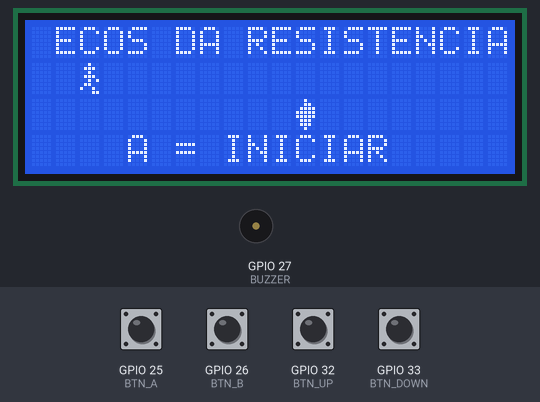
A program run on a simulated ESP32. On the bench: 20×4 character LCD, buzzer (waves = sounding). Inputs (shaded band) come from the test bench; at power-on: GPIO 25 (BTN_A), GPIO 26 (BTN_B), GPIO 32 (BTN_UP), GPIO 33 (BTN_DOWN) HIGH. Random numbers use the default seed unless the program sets one.

Above: at 1.3 s.
1.4 s: GPIO 25 (BTN_A) pulled LOW for 0.15 s
At 1.79 s:
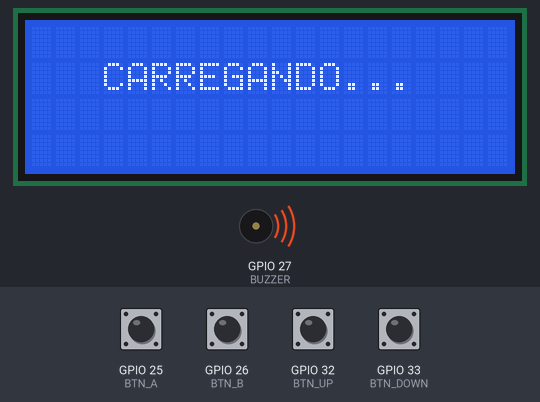
2.1 s: GPIO 33 (BTN_DOWN) pulled LOW for 0.15 s
At 2.5 s:
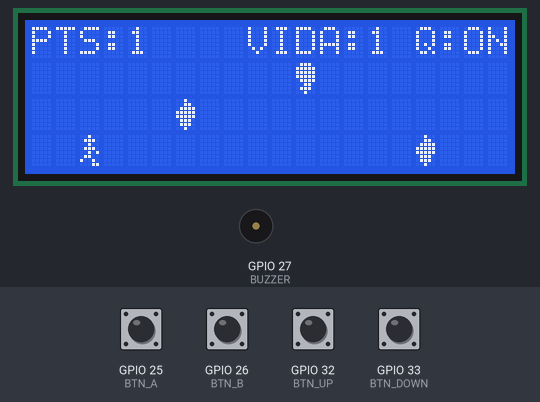
2.8 s: GPIO 32 (BTN_UP) pulled LOW for 0.15 s
At 3.34 s:
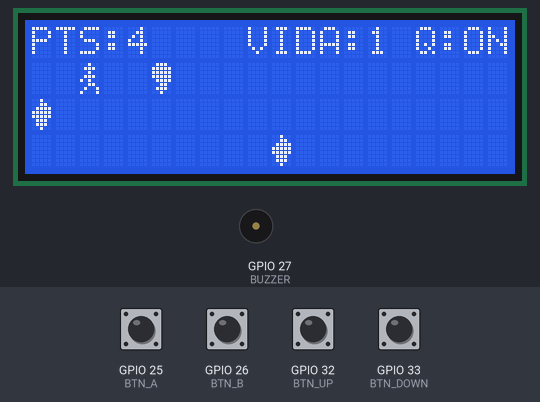
3.5 s: GPIO 33 (BTN_DOWN) pulled LOW for 1 s
At 5.7 s:
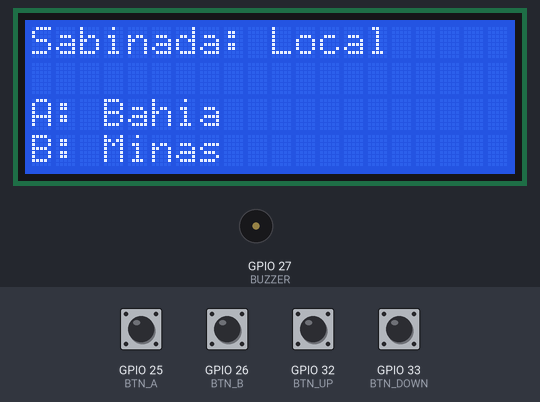
6.0 s: GPIO 26 (BTN_B) pulled LOW for 0.15 s
At 6.6 s:
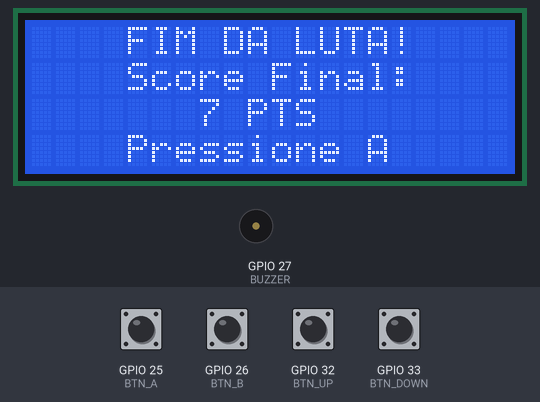
7.7 s: GPIO 25 (BTN_A) pulled LOW for 1 s
At 7.92 s:
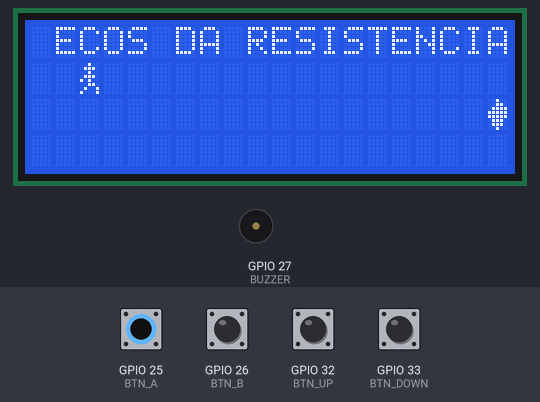
Timing chart, 0 to 10.3 s (numbered marks = the images above; inputs shaded):
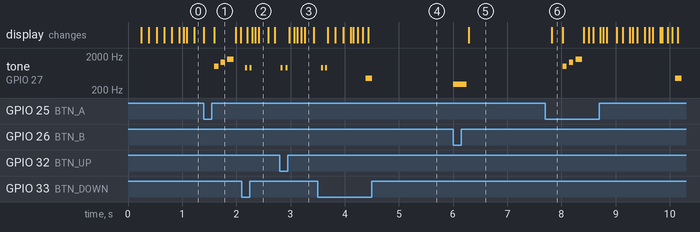

Measured:
- after the input at 1.4 s, tone on GPIO 27 (BUZZER): plays 1000 Hz for 0.08 s, 1300 Hz for 0.08 s, 1600 Hz for 0.12 s, starting after 0.20 s
- after the input at 2.1 s, tone on GPIO 27 (BUZZER): alternates 900 Hz for 0.04 s and silent for 0.04 s, 4 changes in all, then stays silent, starting after 0.07 s
- after the input at 2.8 s, tone on GPIO 27 (BUZZER): alternates 900 Hz for 0.04 s and silent for 0.05 s, 4 changes in all, then stays silent, starting at once
- after the input at 6.0 s, tone on GPIO 27 (BUZZER): silent → 300 Hz at once, → silent 0.25 s later; the display: changes after 0.29 s (image 5)
- after the input at 7.7 s, tone on GPIO 27 (BUZZER): plays 1000 Hz for 0.08 s, 1300 Hz for 0.08 s, 1600 Hz for 0.12 s, 450 Hz for 0.12 s, starting after 0.32 s; the display: changes after 0.12 s (image 6)

The program:

main.cpp
```cpp
#include <Arduino.h>
#include <Wire.h>
#include <LiquidCrystal_I2C.h>

LiquidCrystal_I2C lcd(0x27, 20, 4);

// ===== PINOS =====
const int BTN_UP   = 32;
const int BTN_DOWN = 33;
const int BTN_A    = 25;
const int BTN_B    = 26;
const int BUZZER   = 27;

// ===== SPRITES - MAIS VISÍVEIS E DISTINTOS =====
byte maria1[8] = {
  B00100,
  B01110,
  B00100,
  B01110,
  B10100,
  B00110,
  B01001,
  B10001
};

byte maria2[8] = {
  B00100,
  B01110,
  B00100,
  B01110,
  B00101,
  B01100,
  B10010,
  B00011
};

// CARAVELA - mais visível
byte caravela[8] = {
  B00100,
  B00110,
  B01111,
  B11111,
  B11111,
  B01110,
  B01110,
  B00100
};

// CANHÃO - mais agressivo
byte canhao[8] = {
  B01110,
  B11111,
  B11111,
  B11111,
  B01111,
  B00110,
  B01110,
  B00100
};

// BANDEIRA (símbolo das revoluções) - NOVO
byte bandeira[8] = {
  B11111,
  B10001,
  B10101,
  B10001,
  B11111,
  B00100,
  B00100,
  B00000
};

// ===== ESTADOS =====
enum Estado {
  MENU,
  JOGO,
  QUIZ,
  GAMEOVER
};

Estado estadoAtual = MENU;

// ===== MENU =====
bool frameMariaMenu = false;
bool mostrarStart = true;
bool tipoObsMenu = 0;

unsigned long tFrameMenu = 0;
unsigned long tMoveMenu = 0;
unsigned long tBlinkMenu = 0;

int posObsMenu = 19;
int posObsAntMenu = 19;
int linhaObsMenu = 2;
int linhaObsAntMenu = 2;
int linhaMariaMenu = 1;
int linhaMariaAntMenu = 1;

// ===== GAMEPLAY =====
bool frameMariaJogo = false;
const int NUM_OBSTACULOS = 3;
int tipoObsJogo[NUM_OBSTACULOS];

unsigned long tFrameJogo = 0;
unsigned long tMoveJogo = 0;
unsigned long tScore = 0;
unsigned long tMoveMariaJogo = 0;  // ← NOVO: Controlar velocidade de movimento de Maria

int linhaMariaJogo = 1;
int linhaMariaAntJogo = 1;
int posObsJogo[NUM_OBSTACULOS];
int posObsAntJogo[NUM_OBSTACULOS];
int linhaObsJogo[NUM_OBSTACULOS];
int linhaObsAntJogo[NUM_OBSTACULOS];

int score = 0;
int vidas = 1;
bool quizDisponivel = false;
int proximoQuizPonto = 50;

int ultimoScoreMostrado = -1;
bool ultimoQuizMostrado = false;

int ultimoScoreAumentoVel = -1;  // NOVO: Rastreia último aumento de velocidade

bool upPressionadoAntes = false;
bool downPressionadoAntes = false;

const unsigned long velocidadeFrame = 180;
const unsigned long velocidadeMove  = 140;
const unsigned long velocidadeBlink = 450;
const unsigned long velocidadeScore = 300;
const unsigned long velocidadeMovimentoMaria = 80;  // ← NOVO: Velocidade de movimento entre linhas

unsigned long velocidadeFrameJogo = velocidadeFrame;
unsigned long velocidadeMoveJogo = velocidadeMove;
unsigned long velocidadeMovimentoMariaJogo = velocidadeMovimentoMaria;  // ← NOVO: Dinâmica

// Dificuldade progressiva mais suave
float multiplicadorDificuldade = 1.0;
float multiplicadorMaria = 1.0;  // ← NOVO: Multiplicador específico para Maria

// ===== QUIZ - FORMATADO PARA LCD 20x4 =====
struct Pergunta {
  const char* pergunta;
  const char* opcaoA;
  const char* opcaoB;
  char correta;
};

// Perguntas verificadas historicamente - COMPACTADAS PARA 20 CHARS
Pergunta perguntas[9] = {
  // Revolta dos Búzios (1798)
  {"Buzios: Tipo governo", "Monarquia", "Republica", 'B'},
  {"Buzios: Quem liderou", "Alfaiates", "Fazendeiros", 'A'},
  {"Buzios: Queriam abolir", "Impostos", "Escravidão", 'B'},

  // Revolta dos Malês (1835)
  {"Males: Religiao", "Islamismo", "Catolicismo", 'A'},
  {"Males: Quantos", "100", "600", 'B'},
  {"Males: Buscavam", "Riqueza", "Liberdade", 'B'},

  // Sabinada (1837-1838)
  {"Sabinada: Local", "Bahia", "Minas", 'A'},
  {"Sabinada: Tipo", "Aristocrata", "Popular", 'B'},
  {"Sabinada: Periodo", "1837-1838", "1845-1846", 'A'}
};

int perguntaAtual = 0;
bool aPressionadoAntesQuiz = false;
bool bPressionadoAntesQuiz = false;

// ===== FUNÇÕES AUXILIARES =====
void beepCurto(int freq, int tempo) {
  tone(BUZZER, freq, tempo);
}

void beepColisao() {
  tone(BUZZER, 450, 120);
}

void beepAcerto() {
  tone(BUZZER, 1400, 120);
}

void beepErro() {
  tone(BUZZER, 300, 250);
}

void beepEntrada() {
  tone(BUZZER, 1000, 80);
  delay(120);
  tone(BUZZER, 1300, 80);
  delay(120);
  tone(BUZZER, 1600, 120);
  delay(150);
  noTone(BUZZER);
}

void criarSprites() {
  lcd.createChar(0, maria1);
  lcd.createChar(1, maria2);
  lcd.createChar(2, caravela);
  lcd.createChar(3, canhao);
  lcd.createChar(4, bandeira);
}

void printCentralizado(int linha, const char* texto) {
  int tam = strlen(texto);
  int col = (20 - tam) / 2;
  if (col < 0) col = 0;
  lcd.setCursor(col, linha);
  lcd.print(texto);
}

char fundoTela[4][21];

void setBackgroundLine(int linha, const char* texto) {
  int len = strlen(texto);
  for (int i = 0; i < 20; i++) {
    fundoTela[linha][i] = (i < len) ? texto[i] : ' ';
  }
  fundoTela[linha][20] = '\0';
  lcd.setCursor(0, linha);
  lcd.print(fundoTela[linha]);
}

char getBackgroundChar(int col, int lin) {
  if (col >= 0 && col < 20 && lin >= 0 && lin < 4) {
    return fundoTela[lin][col];
  }
  return ' ';
}

void apagarPosicao(int col, int lin) {
  if (col >= 0 && col < 20 && lin >= 0 && lin < 4) {
    lcd.setCursor(col, lin);
    lcd.print(getBackgroundChar(col, lin));
  }
}

void desenharFundoJogo() {
  setBackgroundLine(0, "                    ");
  setBackgroundLine(1, "                    ");
  setBackgroundLine(2, "                    ");
  setBackgroundLine(3, "                    ");
}

// ===== MENU =====
void desenharTelaBase() {
  lcd.clear();

  setBackgroundLine(0, " ECOS DA RESISTENCIA");
  setBackgroundLine(1, "                    ");
  setBackgroundLine(2, "                    ");
  setBackgroundLine(3, "                    ");

  lcd.setCursor(2, linhaMariaMenu);
  lcd.write(byte(0));

  lcd.setCursor(posObsMenu, linhaObsMenu);
  byte obstaculoSprite = (tipoObsMenu == 0) ? 2 : (tipoObsMenu == 1) ? 3 : 4;
  lcd.write(byte(obstaculoSprite));
}

void atualizarAnimacaoMenu() {
  if (millis() - tFrameMenu >= velocidadeFrame) {
    tFrameMenu = millis();
    frameMariaMenu = !frameMariaMenu;
  }

  if (millis() - tMoveMenu >= velocidadeMove) {
    tMoveMenu = millis();

    apagarPosicao(2, linhaMariaAntMenu);
    apagarPosicao(posObsAntMenu, linhaObsAntMenu);

    posObsMenu--;

    if (posObsMenu < 0) {
      posObsMenu = 19;
      tipoObsMenu = (tipoObsMenu + 1) % 3;

      if (linhaObsMenu == 2) {
        linhaObsMenu = 1;
        linhaMariaMenu = 2;
      } else {
        linhaObsMenu = 2;
        linhaMariaMenu = 1;
      }
    }

    lcd.setCursor(2, linhaMariaMenu);
    lcd.write(frameMariaMenu ? byte(0) : byte(1));

    lcd.setCursor(posObsMenu, linhaObsMenu);
    byte obstaculoSprite = (tipoObsMenu == 0) ? 2 : (tipoObsMenu == 1) ? 3 : 4;
    lcd.write(byte(obstaculoSprite));

    posObsAntMenu = posObsMenu;
    linhaObsAntMenu = linhaObsMenu;
    linhaMariaAntMenu = linhaMariaMenu;
  }

  if (millis() - tBlinkMenu >= velocidadeBlink) {
    tBlinkMenu = millis();
    mostrarStart = !mostrarStart;

    lcd.setCursor(0, 3);
    lcd.print("                    ");

    if (mostrarStart) {
      printCentralizado(3, "A = INICIAR");
    }
  }
}

void animacaoEntrada() {
  lcd.clear();
  printCentralizado(1, "CARREGANDO...");
  beepEntrada();
}

void resetarMenu() {
  frameMariaMenu = false;
  mostrarStart = true;
  tipoObsMenu = 0;

  posObsMenu = 19;
  posObsAntMenu = 19;
  linhaObsMenu = 2;
  linhaObsAntMenu = 2;
  linhaMariaMenu = 1;
  linhaMariaAntMenu = 1;

  tFrameMenu = millis();
  tMoveMenu = millis();
  tBlinkMenu = millis();

  desenharTelaBase();
}

void resetObstaculosJogo() {
  for (int i = 0; i < NUM_OBSTACULOS; i++) {
    posObsJogo[i] = 19 - i * 5;
    posObsAntJogo[i] = posObsJogo[i];
    linhaObsJogo[i] = random(1, 4);

    bool linhaValida = true;
    for (int j = 0; j < i; j++) {
      if (linhaObsJogo[i] == linhaObsJogo[j]) {
        linhaValida = false;
        break;
      }
    }
    if (!linhaValida) {
      linhaObsJogo[i] = (linhaObsJogo[i] % 3) + 1;
    }

    linhaObsAntJogo[i] = linhaObsJogo[i];
    tipoObsJogo[i] = random(0, 3);
  }
}

void loopMenu() {
  atualizarAnimacaoMenu();

  if (digitalRead(BTN_A) == LOW) {
    delay(180);
    animacaoEntrada();
    estadoAtual = JOGO;

    frameMariaJogo = false;
    resetObstaculosJogo();

    linhaMariaJogo = 1;
    linhaMariaAntJogo = 1;

    score = 0;
    ultimoScoreAumentoVel = -1;  // Reseta rastreador de aumento de velocidade
    vidas = 1;
    quizDisponivel = true;   // ✅ Quiz ativado na primeira colisão
    proximoQuizPonto = 50;  // Quiz a cada 50 pontos (mais tempo pra ver velocidade)

    multiplicadorDificuldade = 1.0;
    velocidadeFrameJogo = velocidadeFrame;
    velocidadeMoveJogo = velocidadeMove;

    ultimoScoreMostrado = -1;
    ultimoQuizMostrado = !quizDisponivel;

    upPressionadoAntes = false;
    downPressionadoAntes = false;

    tFrameJogo = millis();
    tMoveJogo = millis();
    tScore = millis();
    tMoveMariaJogo = millis();  // ← NOVO: Inicializar movimento de Maria

    lcd.clear();
    desenharFundoJogo();
  }
}

// ===== GAMEPLAY =====
void desenharHUD(bool forcar = false) {
  if (!forcar && score == ultimoScoreMostrado && quizDisponivel == ultimoQuizMostrado) {
    return;
  }

  char linha[21];
  snprintf(linha, sizeof(linha), "PTS:%-4d VIDA:%d Q:%s", score, vidas, quizDisponivel ? "ON " : "OFF");

  lcd.setCursor(0, 0);
  lcd.print(linha);

  int tam = strlen(linha);
  for (int i = tam; i < 20; i++) {
    lcd.print(" ");
  }

  ultimoScoreMostrado = score;
  ultimoQuizMostrado = quizDisponivel;
}

void atualizarScore() {
  if (millis() - tScore >= velocidadeScore) {
    tScore = millis();
    score++;

    if (!quizDisponivel && score >= proximoQuizPonto) {
      quizDisponivel = true;
      proximoQuizPonto = score + 50;
    }

    if (score > ultimoScoreAumentoVel + 20) {
      ultimoScoreAumentoVel = score;
      multiplicadorDificuldade += 0.20;  // AUMENTADO: Era 0.08 (+8%), agora 0.20 (+20%)

      velocidadeMoveJogo = max(60UL, (unsigned long)(velocidadeMove / multiplicadorDificuldade));
      velocidadeFrameJogo = max(80UL, (unsigned long)(velocidadeFrame / multiplicadorDificuldade));
    }
  }
}

void desenharMaria() {
  if (linhaMariaJogo != linhaMariaAntJogo) {
    apagarPosicao(2, linhaMariaAntJogo);
  }

  lcd.setCursor(2, linhaMariaJogo);
  lcd.write(frameMariaJogo ? byte(0) : byte(1));

  linhaMariaAntJogo = linhaMariaJogo;
}

void moverObstaculo() {
  if (millis() - tMoveJogo >= velocidadeMoveJogo) {
    tMoveJogo = millis();

    for (int i = 0; i < NUM_OBSTACULOS; i++) {
      apagarPosicao(posObsAntJogo[i], linhaObsAntJogo[i]);
      posObsJogo[i]--;

      if (posObsJogo[i] < 0) {
        posObsJogo[i] = 19 + random(0, 3);
        int novaLinha;
        do {
          novaLinha = random(1, 4);
          bool linhaValida = true;
          for (int j = 0; j < i; j++) {
            if (novaLinha == linhaObsJogo[j]) {
              linhaValida = false;
              break;
            }
          }
          if (linhaValida) break;
        } while (true);

        linhaObsJogo[i] = novaLinha;
        tipoObsJogo[i] = random(0, 3);
      }

      if (posObsJogo[i] >= 0 && posObsJogo[i] < 20) {
        lcd.setCursor(posObsJogo[i], linhaObsJogo[i]);
        byte obstaculoSprite = (tipoObsJogo[i] == 0) ? 2 : (tipoObsJogo[i] == 1) ? 3 : 4;
        lcd.write(byte(obstaculoSprite));
      }

      posObsAntJogo[i] = posObsJogo[i];
      linhaObsAntJogo[i] = linhaObsJogo[i];
    }
  }
}

void animarMaria() {
  if (millis() - tFrameJogo >= velocidadeFrameJogo) {
    tFrameJogo = millis();
    frameMariaJogo = !frameMariaJogo;

    lcd.setCursor(2, linhaMariaJogo);
    lcd.write(frameMariaJogo ? byte(0) : byte(1));
  }
}

void mostrarQuiz();
void verificarColisao() {
  for (int i = 0; i < NUM_OBSTACULOS; i++) {
    if (posObsJogo[i] == 2 && linhaObsJogo[i] == linhaMariaJogo) {
      beepColisao();

      if (quizDisponivel) {
        perguntaAtual = random(0, 9);

        aPressionadoAntesQuiz = true;
        bPressionadoAntesQuiz = true;

        estadoAtual = QUIZ;
        mostrarQuiz();
      } else {
        vidas--;
        if (vidas > 0) {
          lcd.clear();
          desenharFundoJogo();
          for (int j = 0; j < NUM_OBSTACULOS; j++) {
            apagarPosicao(posObsJogo[j], linhaObsJogo[j]);
          }
          resetObstaculosJogo();
          ultimoScoreMostrado = -1;
          ultimoQuizMostrado = !quizDisponivel;
          desenharHUD(true);
        } else {
          estadoAtual = GAMEOVER;
        }
      }
      return;
    }
  }
}

void lerControlesJogo() {
  bool upAtual = (digitalRead(BTN_UP) == LOW);
  bool downAtual = (digitalRead(BTN_DOWN) == LOW);

  // Movimento com velocidade progressiva
  if (millis() - tMoveMariaJogo >= velocidadeMovimentoMariaJogo) {
    tMoveMariaJogo = millis();

    if (upAtual && linhaMariaJogo > 1) {
      linhaMariaJogo--;
      tone(BUZZER, 900, 35);
    }

    if (downAtual && linhaMariaJogo < 3) {
      linhaMariaJogo++;
      tone(BUZZER, 900, 35);
    }
  }

  upPressionadoAntes = upAtual;
  downPressionadoAntes = downAtual;
}

void loopJogo() {
  lerControlesJogo();
  atualizarScore();
  desenharHUD();
  desenharMaria();
  moverObstaculo();
  animarMaria();
  verificarColisao();
}

void mostrarQuiz() {
  lcd.clear();

  // Quebrar pergunta em 2 linhas se necessário
  const char* pergunta = perguntas[perguntaAtual].pergunta;
  int len = strlen(pergunta);

  if (len <= 20) {
    // Pergunta cabe em 1 linha
    lcd.setCursor(0, 0);
    lcd.print(pergunta);
    lcd.setCursor(0, 1);
    lcd.print("                    ");
  } else {
    // Pergunta precisa de 2 linhas - quebrar no espaço mais próximo
    int breakPoint = 20;

    // Encontrar o último espaço antes de 20 caracteres
    for (int i = 20; i > 0; i--) {
      if (pergunta[i] == ' ') {
        breakPoint = i;
        break;
      }
    }

    // Linha 0: primeira parte
    lcd.setCursor(0, 0);
    for (int i = 0; i < breakPoint && i < 20; i++) {
      lcd.print(pergunta[i]);
    }
    // Preencher com espaços
    for (int i = breakPoint; i < 20; i++) {
      lcd.print(" ");
    }

    // Linha 1: segunda parte
    lcd.setCursor(0, 1);
    int startLine2 = breakPoint;
    while (startLine2 < len && pergunta[startLine2] == ' ') {
      startLine2++; // Pular espaços
    }

    int charsLine2 = 0;
    for (int i = startLine2; i < len && charsLine2 < 20; i++) {
      lcd.print(pergunta[i]);
      charsLine2++;
    }
    // Preencher com espaços
    for (int i = charsLine2; i < 20; i++) {
      lcd.print(" ");
    }
  }

  // Linha 2: Opção A (max 20 chars)
  char linhaA[21];
  snprintf(linhaA, sizeof(linhaA), "A: %s",
           perguntas[perguntaAtual].opcaoA);
  lcd.setCursor(0, 2);
  lcd.print(linhaA);

  // Linha 3: Opção B (max 20 chars)
  char linhaB[21];
  snprintf(linhaB, sizeof(linhaB), "B: %s",
           perguntas[perguntaAtual].opcaoB);
  lcd.setCursor(0, 3);
  lcd.print(linhaB);
}

void continuarJogoAposQuiz() {
  beepAcerto();

  vidas++;
  quizDisponivel = false;
  proximoQuizPonto = score + 50;
  estadoAtual = JOGO;

  lcd.clear();
  desenharFundoJogo();

  for (int i = 0; i < NUM_OBSTACULOS; i++) {
    apagarPosicao(posObsJogo[i], linhaObsJogo[i]);
  }
  resetObstaculosJogo();

  linhaMariaAntJogo = linhaMariaJogo;

  ultimoScoreMostrado = -1;
  ultimoQuizMostrado = !quizDisponivel;

  tFrameJogo = millis();
  tMoveJogo = millis();
  tScore = millis();
  tMoveMariaJogo = millis();  // ← NOVO

  desenharHUD(true);
}

void errarQuiz() {
  beepErro();
  delay(250);

  quizDisponivel = false;
  proximoQuizPonto = score + 50;
  vidas--;
  if (vidas > 0) {
    estadoAtual = JOGO;
    lcd.clear();
    desenharFundoJogo();
    for (int i = 0; i < NUM_OBSTACULOS; i++) {
      apagarPosicao(posObsJogo[i], linhaObsJogo[i]);
    }
    resetObstaculosJogo();
    for (int i = 0; i < NUM_OBSTACULOS; i++) {
      linhaObsAntJogo[i] = linhaObsJogo[i];
    }
    linhaMariaAntJogo = linhaMariaJogo;
    ultimoScoreMostrado = -1;
    ultimoQuizMostrado = !quizDisponivel;
    tFrameJogo = millis();
    tMoveJogo = millis();
    tScore = millis();
    tMoveMariaJogo = millis();  // ← NOVO
    desenharHUD(true);
  } else {
    estadoAtual = GAMEOVER;
  }
}

void responderQuiz(char resposta) {
  if (resposta == perguntas[perguntaAtual].correta) {
    continuarJogoAposQuiz();
  } else {
    errarQuiz();
  }
}

void loopQuiz() {
  bool aAtual = (digitalRead(BTN_A) == LOW);
  bool bAtual = (digitalRead(BTN_B) == LOW);

  if (!aAtual) {
    aPressionadoAntesQuiz = false;
  }

  if (!bAtual) {
    bPressionadoAntesQuiz = false;
  }

  if (aAtual && !aPressionadoAntesQuiz) {
    aPressionadoAntesQuiz = true;
    responderQuiz('A');
  }

  if (bAtual && !bPressionadoAntesQuiz) {
    bPressionadoAntesQuiz = true;
    responderQuiz('B');
  }
}

// ===== GAMEOVER =====
void gameOver() {
  lcd.clear();

  printCentralizado(0, "FIM DA LUTA!");
  printCentralizado(1, "Score Final:");

  char scoreTexto[10];
  snprintf(scoreTexto, sizeof(scoreTexto), "%d PTS", score);
  printCentralizado(2, scoreTexto);

  printCentralizado(3, "Pressione A");

  while (digitalRead(BTN_A) == LOW) {
    delay(50);
  }
  while (digitalRead(BTN_A) == HIGH) {
    delay(50);
  }

  estadoAtual = MENU;
  multiplicadorDificuldade = 1.0;
  multiplicadorMaria = 1.0;  // ← Resetar Maria
  resetarMenu();
}

// ===== SETUP =====
void setup() {
  pinMode(BTN_UP, INPUT_PULLUP);
  pinMode(BTN_DOWN, INPUT_PULLUP);
  pinMode(BTN_A, INPUT_PULLUP);
  pinMode(BTN_B, INPUT_PULLUP);
  pinMode(BUZZER, OUTPUT);

  lcd.init();
  lcd.backlight();

  criarSprites();
  randomSeed(analogRead(34));
  resetarMenu();
}

// ===== LOOP PRINCIPAL =====
void loop() {
  switch (estadoAtual) {
    case MENU:
      loopMenu();
      break;

    case JOGO:
      loopJogo();
      break;

    case QUIZ:
      loopQuiz();
      break;

    case GAMEOVER:
      gameOver();
      break;
  }
}
```
